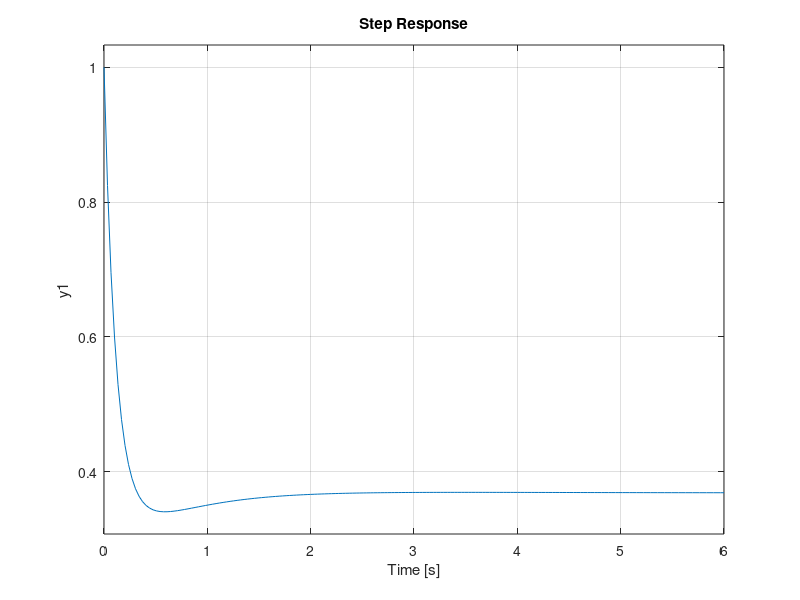

The MATLAB script that drew this image:
g1 = tf([1], [1, 1]);
g2 = tf([1], [1, 4]);
g3 = tf([1, 3], [1, 5]);

%feedback upper
s1= series(g1, g2);
A = parallel(s1, g3);
C = series(A, g3);

%feedback down
p1=parallel(g1, g2);
G = series(p1, g3);

f = feedback(C, G)
step(f)
